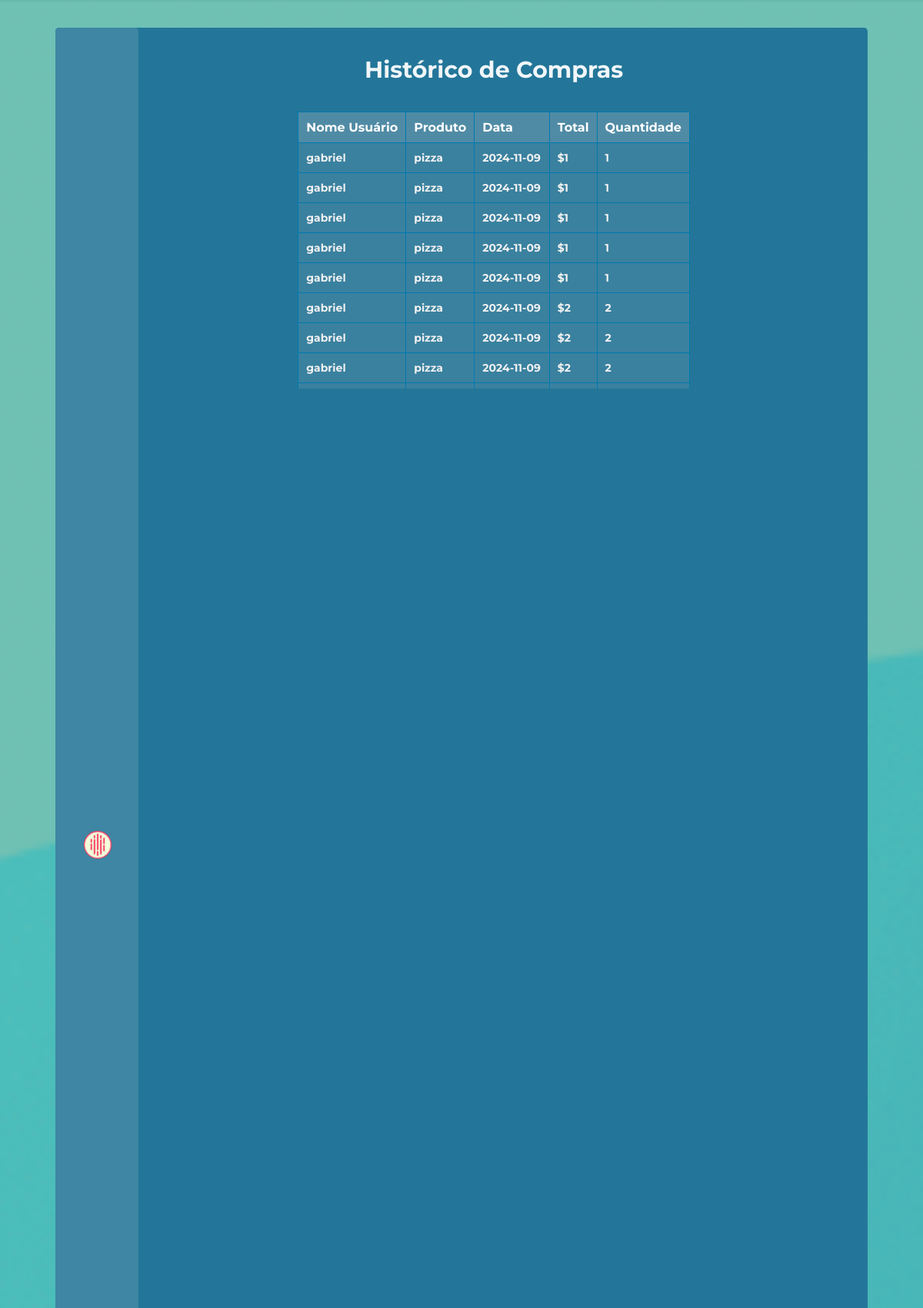
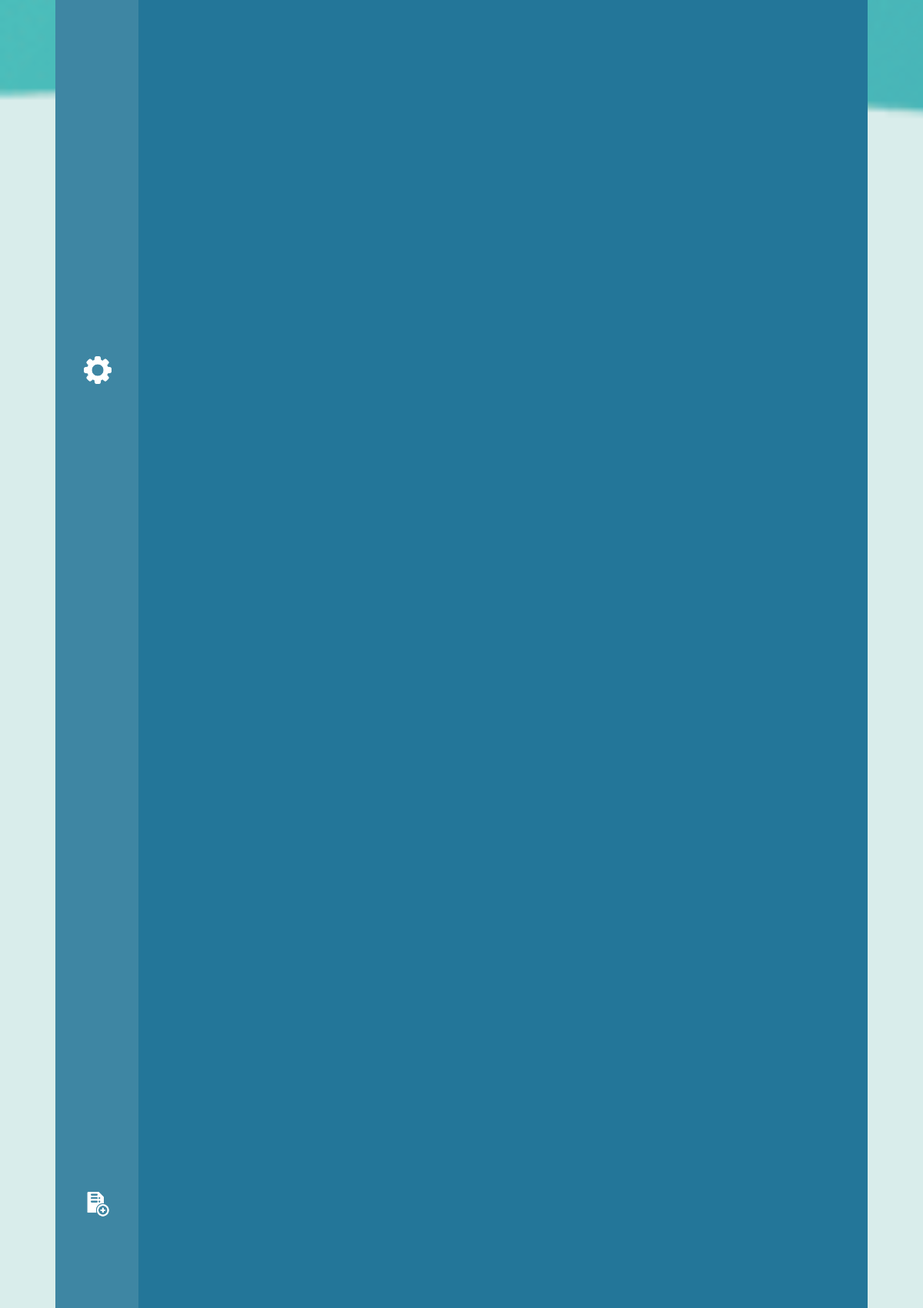
The app's page /historico (signed in, upper part) with its own data (2 pictures, top to bottom).
### projeto/models.py (models this page shows)
class Historico(db.Model):
    id = db.Column(db.Integer, primary_key = True)
    nomeProduto = db.Column(db.String, nullable=False)
    data = db.Column(db.Date, nullable=False)
    valor = db.Column(db.Integer, nullable=False)
    quantidade = db.Column(db.Integer, nullable=False)
    idDependente = db.Column(db.Integer, nullable=False)
    nomeDependente = db.Column(db.String, nullable=False)

### projeto/routes.py (the view)
@app.route("/historico")
@login_required
def historico():
    dependentes_do_responsavel = Dependente.query.filter_by(idResponsavel=current_user.id).all()
    ids_dependentes = [dependente.id for dependente in dependentes_do_responsavel]
    historicos = Historico.query.filter(Historico.idDependente.in_(ids_dependentes)).order_by(desc(Historico.id)).all()
    return render_template("historico.html", historicos=historicos)

### projeto/models.py (called while the page is built)
@login_manager.user_loader
def load_user(user_id):
    user_type = session.get('user_type')
    if user_type == 'responsavel':
        return Responsavel.query.get(int(user_id))
    elif user_type == 'dependente':
        return Dependente.query.get(int(user_id))
    elif user_type == 'funcionario':
        return Funcionario.query.get(int(user_id))
    return None

### projeto/templates/historico.html (shortened to what this page needs)
{% extends 'baseResponsavel.html' %}
{% block conteudo %}
<section class="historicoListagem">
    <h1 class="tituloHistorico">Histórico de Compras</h1>
    <div class="tableContainer">
    <table>
        <thead>
            <tr>
                <th>Nome Usuário</th>
                <th>Produto</th>
                <th>Data</th>
                <th>Total</th>
                <th>Quantidade</th>
            </tr>
        </thead>
        <tbody>
            {% for historico in historicos %}
            <tr>
                <td>{{ historico.nomeDependente }}</td>
                <td>{{ historico.nomeProduto }}</td>
                <td>{{ historico.data }}</td>
                <td>${{ historico.valor }}</td>
                <td>{{ historico.quantidade }}</td>
            </tr>
            {% endfor %}
        </tbody>
    </table>
</div>
</section>
{%endblock%}

### projeto/static/style.css (style rules this page uses)
* { padding: 0; margin: 0; font-family: "Montserrat"; font-weight: bold; color: #ffffffef; }
.historicoListagem { text-align: center; display: flex; flex-direction: column; align-items: center; width: 60vw; margin-left: 10.5%; }
td { padding: 10px; border: 1px solid #0079b1; text-align: left; background-color: #508ba586; color: #f1f1f1; font-size: 14px; }
thead th { background-color: #508ba5; color: white; padding: 10px; border: 1px solid #0079b1; text-align: left; font-size: 16px; }
body { background-color: rgb(112, 112, 112); height: calc(100vh - var(--margin-principal) * 2) !important; background-image: url(imagens/FotoFundo1.png); background-size: cover; height: 100vh; overflow-y: hidden; }
:root { --margin-principal: 3vw; --margin-principal-inline: 4vw; }
.tableContainer { overflow: hidden; max-height: 30vw; overflow-y: auto; }
table { width: 100%; border-collapse: collapse; margin: 0 auto; }
.tituloHistorico { margin: 3vw; font-size: 2.5vw; }

### records on screen
Historico: nomeDependente "gabriel", nomeProduto "pizza", data "2024-11-09", valor "1", quantidade "1"
Historico: nomeDependente "gabriel", nomeProduto "pizza", data "2024-11-09", valor "1", quantidade "1"
Historico: nomeDependente "gabriel", nomeProduto "pizza", data "2024-11-09", valor "1", quantidade "1"
Historico: nomeDependente "gabriel", nomeProduto "pizza", data "2024-11-09", valor "1", quantidade "1"
Historico: nomeDependente "gabriel", nomeProduto "pizza", data "2024-11-09", valor "1", quantidade "1"
Historico: nomeDependente "gabriel", nomeProduto "pizza", data "2024-11-09", valor "2", quantidade "2"
Historico: nomeDependente "gabriel", nomeProduto "pizza", data "2024-11-09", valor "2", quantidade "2"
Historico: nomeDependente "gabriel", nomeProduto "pizza", data "2024-11-09", valor "2", quantidade "2"
